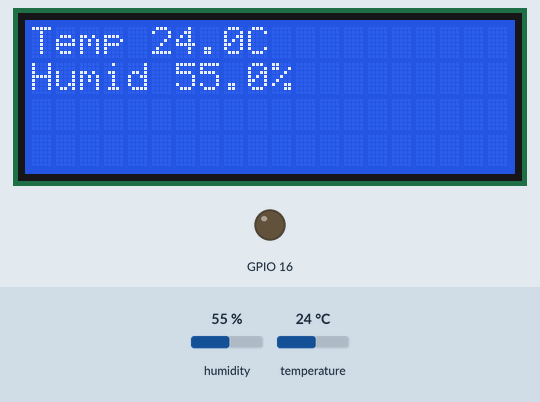
Simulated run of this program. Board: Raspberry Pi (BCM pin numbers). Parts: 20×4 character LCD, output pins drawn as LEDs (lit = HIGH). The inputs (shaded band) are chosen by the test bench; at power-on: temperature 24 °C, humidity 55 %. What the program prints to the terminal is not drawn.

Above: at 4.2 s.
4.3 s: temperature set to 27.3 °C
At 7.9 s:
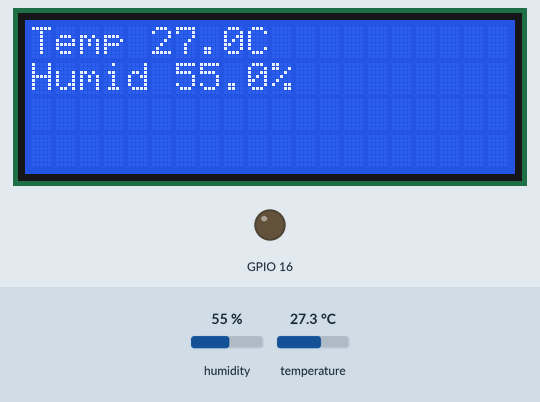
11.6 s: temperature set to 28.5 °C
At 14.8 s:
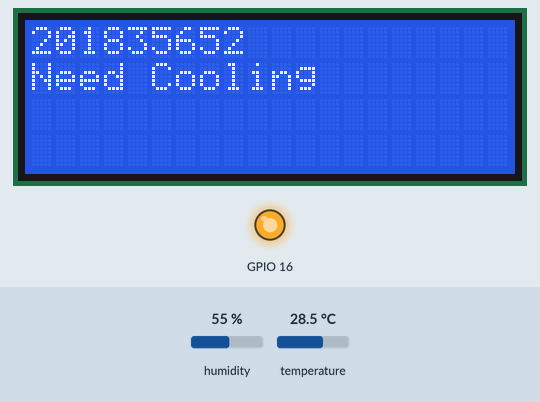
21.4 s: temperature set to 12 °C
At 24.9 s:
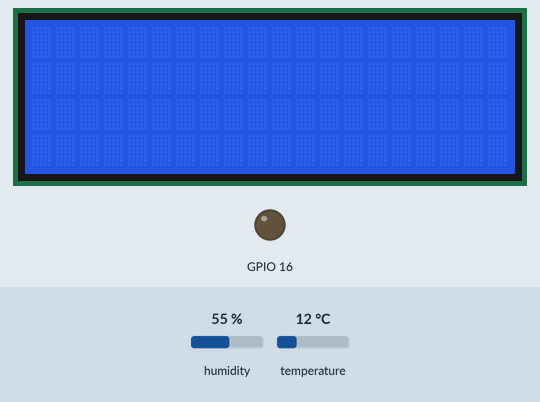
26.7 s: humidity set to 22 %
At 29.8 s:
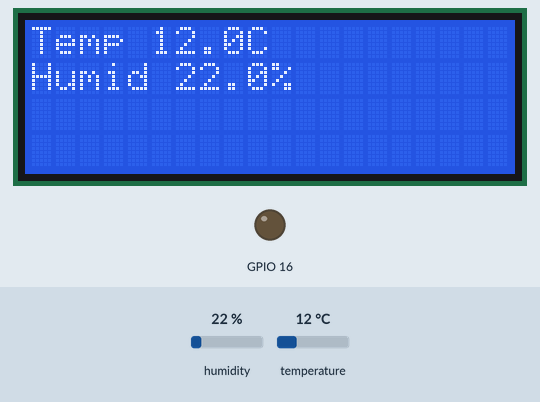
33.1 s: temperature set to 28 °C
At 39.1 s:
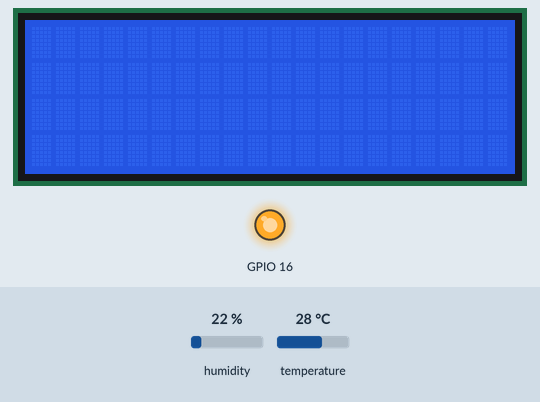
Timing chart, 0 to 40.6 s (numbered marks = the images above; inputs shaded):
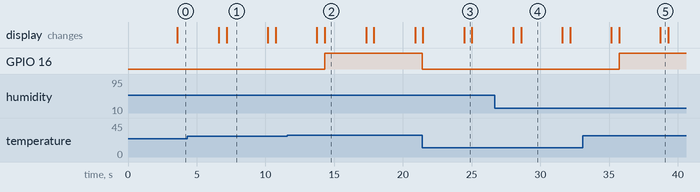

The program:

lcd_temp_led.py
```python
#dht를 이용하여 조건에 따른 led,lcd 변환.
from RPLCD.i2c import CharLCD         #LCD문자 import
import Adafruit_DHT                   #온도센서(DHT) import
import RPi.GPIO as GPIO               #LED import
import time

#LCD 설정
lcd = CharLCD('PCF8574',0x27)
#DHT 설정
dht_type = 11  #DHT 타입
bcm_pin = 23   #핀 번호
normal_temperature = 27

try:
    while True:
        time.sleep(3)
        lcd.clear()
        humidity, temperature = Adafruit_DHT.read_retry(dht_type, bcm_pin)
        humid = round(humidity,1)           #여기선 연산비교를 해야되서 str()하면 안됨.
        temp = round(temperature,1)
        print(temp,humid)                 #초기 : 콘솔에 현재 온/습도 출력
        GPIO.setmode(GPIO.BCM)            #LED 설정
        GPIO.setup(16,GPIO.OUT)           #LED1 red

        if normal_temperature<temp:       #일정 온도(27도)보다 높을 때
            lcd.write_string('201835652')       #학번 띄우고
            lcd.crlf()
            lcd.write_string('Need Cooling')    # 출력
            GPIO.output(16, True)               # LED1 red on
        else:                               #일정 온도 이하로 내려가면
            GPIO.cleanup()                  #LED off
            lcd.write_string('Temp ')       #현재 온/습도 띄우기
            lcd.write_string(str(temp))     #대신 lcd에 띄울때 str()해야함.
            lcd.write_string('C ')
            lcd.crlf()
            lcd.write_string('Humid ')
            lcd.write_string(str(humid))
            lcd.write_string('% ')
except KeyboardInterrupt:                  # 프로그램 종료 시 lcd차단, led화면 지움.
    GPIO.cleanup()
    lcd.clear()
    GPIO.setwarnings(False)
```

Measured:
- the behaviour switches between 27.9 and 28 °C on temperature (found by bisection; images 1 and 2)
- after the input at 4.3 s, the display: first differs from a run without the input after 2.9 s (image 1)
- after the input at 11.6 s, GPIO 16: LOW → HIGH after 2.7 s; the display: first differs from a run without the input after 2.7 s (image 2)
- after the input at 21.4 s, GPIO 16: HIGH → LOW at once; the display: first changes after 0.05 s (image 3 shows a later state)
- after the input at 26.7 s, the display: first differs from a run without the input after 1.9 s (image 4)
- after the input at 33.1 s, GPIO 16: LOW → HIGH after 2.6 s; the display: first differs from a run without the input after 2.6 s (image 5 shows a later state)
- what the display in image 1 shows lasts 3.0 s, from 7.2 s to 10.2 s
